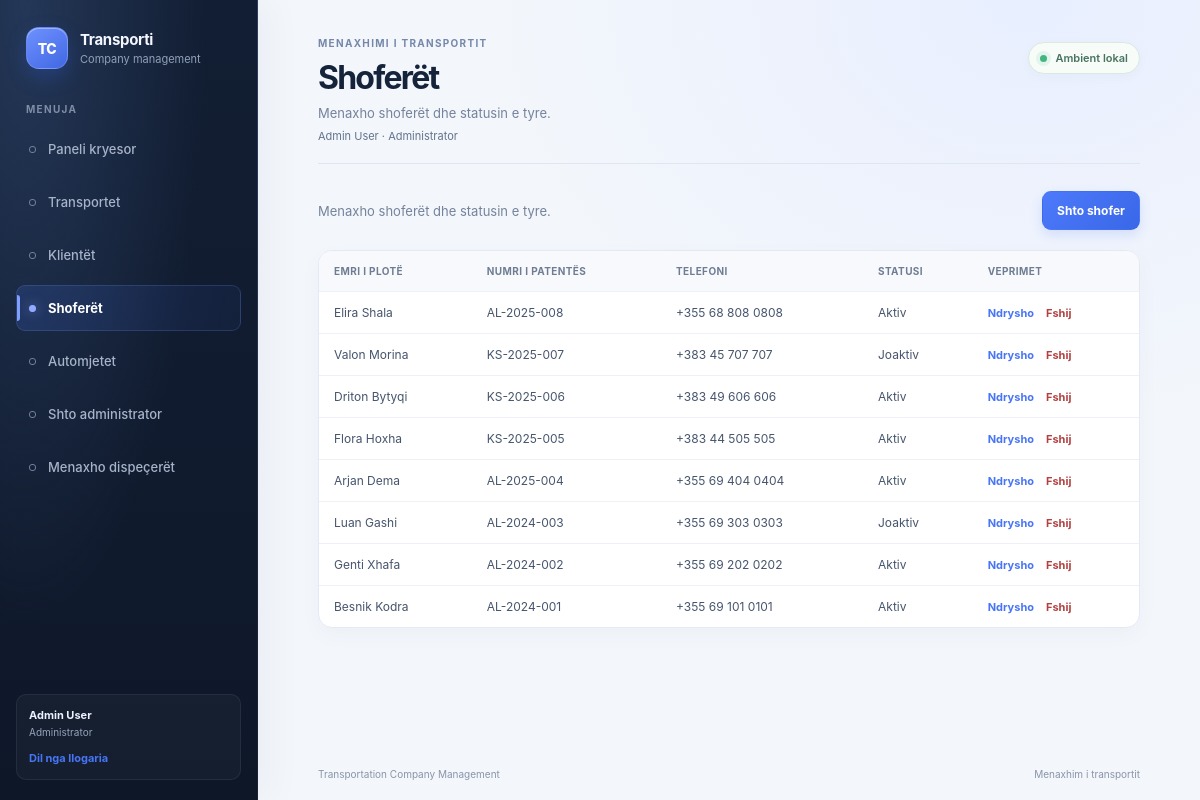
The app's page /?page=drivers (signed in) with its own data.
### tables this page shows
CREATE TABLE users (
    id INT UNSIGNED NOT NULL AUTO_INCREMENT,
    full_name VARCHAR(150) NOT NULL,
    email VARCHAR(150) NOT NULL,
    password_hash VARCHAR(255) NOT NULL,
    role ENUM('SUPERADMIN', 'ADMIN', 'DISPATCHER') NOT NULL,
    is_active TINYINT(1) NOT NULL DEFAULT 1,
    email_verified_at DATETIME NULL DEFAULT NULL,
    created_at DATETIME NOT NULL DEFAULT CURRENT_TIMESTAMP,
    PRIMARY KEY (id),
    UNIQUE KEY uq_users_email (email)
);

CREATE TABLE drivers (
    id INT UNSIGNED NOT NULL AUTO_INCREMENT,
    full_name VARCHAR(150) NOT NULL,
    license_number VARCHAR(50) NOT NULL,
    phone VARCHAR(30) NOT NULL,
    is_active TINYINT(1) NOT NULL DEFAULT 1,
    created_at DATETIME NOT NULL DEFAULT CURRENT_TIMESTAMP,
    PRIMARY KEY (id),
    UNIQUE KEY uq_drivers_license_number (license_number),
    KEY idx_drivers_is_active (is_active)
);

### src/Views/pages/module.php (the view, shortened to what the rows shown need)
<?php
$module = $moduleData['module'];
$formAction = $moduleData['action'];
$escape = static fn (mixed $value): string => htmlspecialchars((string) $value, ENT_QUOTES, 'UTF-8');
?>
<?php if ($formAction === 'create' || $formAction === 'edit'): ?>
    <form class="record-form" method="post" action="?page=<?= urlencode($pageKey) ?>">
        <input type="hidden" name="csrf_token" value="<?= $escape($moduleData['csrfToken']) ?>">
        <input type="hidden" name="action" value="<?= $formAction === 'create' ? 'create' : 'update' ?>">
        <?php if ($formAction === 'edit'): ?>
            <input type="hidden" name="id" value="<?= (int) $moduleData['id'] ?>">
        <?php endif; ?>
        <div class="form-grid">
            <?php foreach ($module['fields'] as $name => $field): ?>
                <?php
                $value = $moduleData['values'][$name] ?? '';
                $fieldId = 'field-' . $name;
                ?>
                <div class="form-field<?= $field['type'] === 'textarea' ? ' form-field-wide' : '' ?>">
                    <label for="<?= $escape($fieldId) ?>">
                        <?= $escape($field['label']) ?>
                        <?php if ($field['required']): ?><span aria-hidden="true">*</span><?php endif; ?>
                    </label>
                    <?php if ($field['type'] === 'select'): ?>
                        <select id="<?= $escape($fieldId) ?>" name="<?= $escape($name) ?>" <?= $field['required'] ? 'required' : '' ?>>
                            <?php if (!$field['required']): ?>
                                <option value="">Pa caktuar</option>
                            <?php else: ?>
                                <option value="">Zgjidh...</option>
                            <?php endif; ?>
                            <?php foreach ($moduleData['options'][$name] ?? [] as $option): ?>
                                <option value="<?= $escape($option['value']) ?>" <?= (string) $value === $option['value'] ? 'selected' : '' ?>>
                                    <?= $escape($option['label']) ?>
                                </option>
                            <?php endforeach; ?>
                        </select>
                    <?php elseif ($field['type'] === 'textarea'): ?>
                        <textarea id="<?= $escape($fieldId) ?>" name="<?= $escape($name) ?>" rows="4" <?= $field['required'] ? 'required' : '' ?>><?= $escape($value) ?></textarea>
                    <?php else: ?>
                        <input
                            id="<?= $escape($fieldId) ?>"
                            name="<?= $escape($name) ?>"
                            type="<?= $escape($field['type']) ?>"
                            value="<?= $escape($value) ?>"
                            <?= isset($field['max']) ? 'maxlength="' . (int) $field['max'] . '"' : '' ?>
                            <?= isset($field['min']) ? 'min="' . (int) $field['min'] . '"' : '' ?>
                            <?= $field['type'] === 'number' ? 'step="1"' : '' ?>
                            <?= $field['required'] ? 'required' : '' ?>
                        >
                    <?php endif; ?>
                </div>
            <?php endforeach; ?>
        </div>
        <div class="form-actions">
            <a class="button button-secondary" href="?page=<?= urlencode($pageKey) ?>">Anulo</a>
            <button class="button button-primary" type="submit"><?= $formAction === 'create' ? 'Ruaj regjistrin' : 'Ruaj ndryshimet' ?></button>
        </div>
    </form>
<?php else: ?>
    <div class="table-card">
        <?php if ($moduleData['rows'] === []): ?>
            <div class="empty-state">
                <strong><?= $pageKey === 'transports' ? 'Nuk u gjet asnjë transport' : 'Nuk ka ende të dhëna' ?></strong>
                <p><?= $pageKey === 'transports' ? 'Ndrysho kriteret e kërkimit ose pastro filtrat.' : 'Shto regjistrin e parë për modulin ' . $escape(mb_strtolower($module['title'])) . '.' ?></p>
            </div>
        <?php else: ?>
            <div class="table-scroll">
                <table>
                    <thead>
                        <tr>
                            <?php foreach ($module['columns'] as $label): ?>
                                <th scope="col"><?= $escape($label) ?></th>
                            <?php endforeach; ?>
                            <?php if ($moduleData['canManage']): ?>
                                <th scope="col">Veprimet</th>
                            <?php endif; ?>
                        </tr>
                    </thead>
                    <tbody>
                        <?php foreach ($moduleData['rows'] as $row): ?>
                            <tr>
                                <?php foreach ($module['columns'] as $column => $label): ?>
                                    <td><?= $escape($row[$column] ?? '') ?></td>
                                <?php endforeach; ?>
                                <?php if ($moduleData['canManage']): ?>
                                <td>
                                    <div class="row-actions">
                                        <a class="text-action" href="?page=<?= urlencode($pageKey) ?>&amp;action=edit&amp;id=<?= (int) $row['id'] ?>">Ndrysho</a>
                                        <form method="post" action="?page=<?= urlencode($pageKey) ?>" onsubmit="return confirm('Je i sigurt që dëshiron ta fshish këtë regjistër?')">
                                            <button class="text-action text-action-danger" type="submit">Fshij</button>
                                        </form>
                                    </div>
                                </td>
                                <?php endif; ?>
                            </tr>
                        <?php endforeach; ?>
                    </tbody>
                </table>
            </div>
        <?php endif; ?>
    </div>
<?php endif; ?>

### src/Views/layout.php (shortened to what the rows shown need)
<!doctype html>
<html lang="sq">
<head>
    <link rel="stylesheet" href="assets/app.css">
</head>
<body>
    <div class="app-shell">
        <aside class="sidebar" aria-label="Navigimi kryesor">
            <?php require __DIR__ . '/components/navigation.php'; ?>
        </aside>
        <main class="main-content">
            <header class="page-header">
                <div>
                    <p class="eyebrow">MENAXHIMI I TRANSPORTIT</p>
                    <h1><?= htmlspecialchars($page['title'], ENT_QUOTES, 'UTF-8') ?></h1>
                    <p class="page-description"><?= htmlspecialchars($page['description'], ENT_QUOTES, 'UTF-8') ?></p>
                    <?php if ($user !== null): ?>
                        <p class="signed-in-user">
                            <?= htmlspecialchars($user['full_name'], ENT_QUOTES, 'UTF-8') ?>
                            · <?= match ($user['role']) {
                                'SUPERADMIN' => 'Superadministrator',
                                'ADMIN' => 'Administrator',
                                default => 'Dispeçer',
                            } ?>
                        </p>
                    <?php endif; ?>
                </div>
            </header>
            <section class="page-content" aria-labelledby="page-content-heading">
                <?php if ($databaseError === null && ($moduleData !== null || in_array($pageKey, ['dashboard', 'not_found', 'add-admin', 'users'], true))): ?>
                    <?php require $viewFile; ?>
                <?php endif; ?>
            </section>
        </main>
    </div>
</body>
</html>

### src/Views/components/navigation.php (shortened to what the rows shown need)
<div class="sidebar-note">
    <div class="session-user">
        <strong><?= htmlspecialchars($user['full_name'], ENT_QUOTES, 'UTF-8') ?></strong>
        <span><?= match ($user['role']) {
            'SUPERADMIN' => 'Superadministrator',
            'ADMIN' => 'Administrator',
            default => 'Dispeçer',
        } ?></span>
        <form method="post" action="?page=logout">
            <button type="submit">Dil nga llogaria</button>
        </form>
    </div>
</div>

### records on screen
users: full_name "Admin User", role "Administrator"
drivers: full_name "Elira Shala", license_number "AL-2025-008", phone "+355 68 808 0808", column "Aktiv"
drivers: full_name "Valon Morina", license_number "KS-2025-007", phone "+383 45 707 707", column "Joaktiv"
drivers: full_name "Driton Bytyqi", license_number "KS-2025-006", phone "+383 49 606 606", column "Aktiv"
drivers: full_name "Flora Hoxha", license_number "KS-2025-005", phone "+383 44 505 505", column "Aktiv"
drivers: full_name "Arjan Dema", license_number "AL-2025-004", phone "+355 69 404 0404", column "Aktiv"
drivers: full_name "Luan Gashi", license_number "AL-2024-003", phone "+355 69 303 0303", column "Joaktiv"
drivers: full_name "Genti Xhafa", license_number "AL-2024-002", phone "+355 69 202 0202", column "Aktiv"
drivers: full_name "Besnik Kodra", license_number "AL-2024-001", phone "+355 69 101 0101", column "Aktiv"

### other values on screen
$label "Paneli kryesor"
$label "Transportet"
$label "Klientët"
$label "Shoferët"
$label "Automjetet"
$page['title'] "Shoferët"
$page['description'] "Menaxho shoferët dhe statusin e tyre."
$escape($module['description']) "Menaxho shoferët dhe statusin e tyre."
$escape($module['singular']) "shofer"
$escape($label) "EMRI I PLOTË"
$escape($label) "NUMRI I PATENTËS"
$escape($label) "TELEFONI"
$escape($label) "STATUSI"
